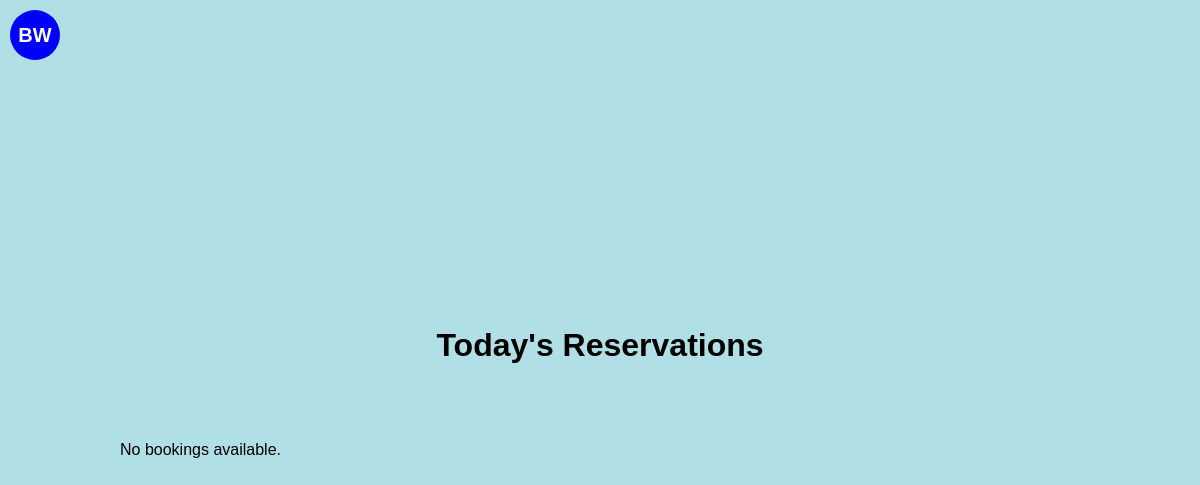
Before: / with the older database file.
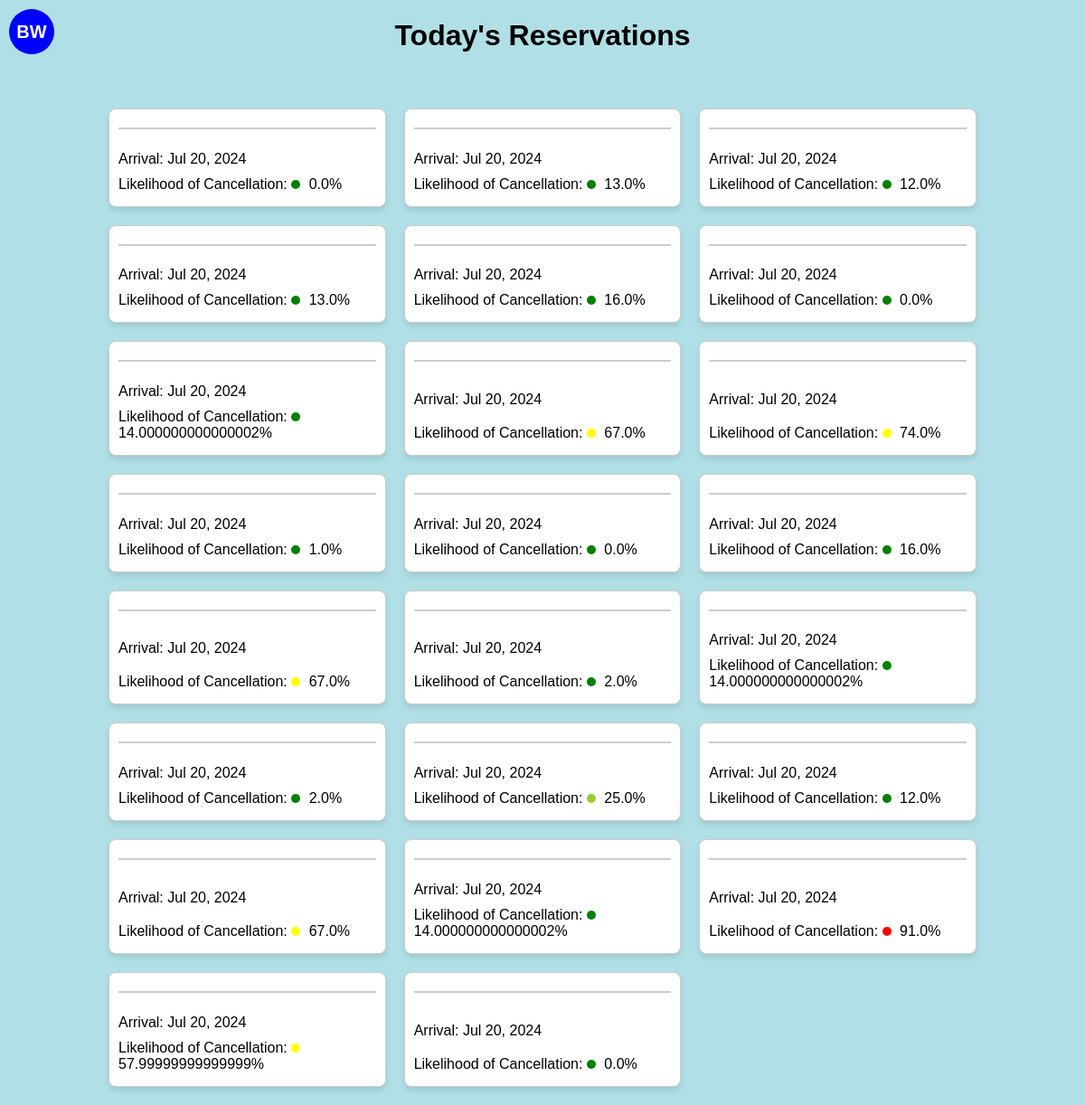
After: the same page with the newer database file.
### cancellationPredictor/models.py (models this page shows, shortened)
class Booking(models.Model):
    month_of_booking = models.IntegerField()
    day_of_booking = models.IntegerField()
    weekday_of_booking = models.IntegerField()
    month_of_arrival = models.IntegerField()
    day_of_arrival = models.IntegerField()
    weekday_of_arrival = models.IntegerField()
    num_of_nights = models.IntegerField()
    is_repeated_guest = models.BooleanField()
    previous_stays = models.IntegerField()
    previous_cancellations = models.IntegerField()
    booking_to_arrival_duration = models.IntegerField()
    rate = models.DecimalField(max_digits=10, decimal_places=2)  # Assuming 'Rate' needs to handle decimals
    override = models.DecimalField(max_digits=10, decimal_places=2)  # Assuming 'Override' is a monetary value
    probability = models.DecimalField(max_digits=10, decimal_places=6)  # Storing probabilities with precision
    prediction = models.BooleanField()  # Assuming prediction is a binary outcome (True/False)
    guest_name = models.TextField()  # Adjust max_length as needed
    date_booking_made = models.DateField()
    scheduled_arrival = models.DateField()

### cancellationPredictor/views.py (the view)
# urls.py: path('', BookingListView.as_view(), name='booking-list'),
class BookingListView(ListView):
    model = Booking
    template_name = 'cancellationPredictor/booking_list.html'
    context_object_name = 'bookings'
    def get_queryset(self):
        today = timezone.localdate()
        today_arrivals = Booking.objects.filter(scheduled_arrival=today)
        fake = Faker()  # Create a Faker generator instance
        for booking in today_arrivals:
            booking.guest_name = fake.name()
        return today_arrivals

### cancellationPredictor/templatetags/custom_filters.py (called while the page is built)
@register.filter(name='multiply')
def multiply(value, arg):
    try:
        return float(value) * float(arg)
    except (ValueError, TypeError):
        return ''  # You might choose to handle the error differently.

### templates/cancellationPredictor/booking_list.html (shortened to what this page needs)
{% load custom_filters %}
<!DOCTYPE html>
<html>
<head>
</head>
<body>
    <div id="logo">BW</div>
    <h1>Today's Reservations</h1>
    <div class="grid-container">
        {% for booking in bookings %}
        <div class="card">
            <h3>{{ booking.guest_name }}</h3>
            <p>Arrival: {{ booking.scheduled_arrival|date:"M d, Y" }}</p>
            <p>Likelihood of Cancellation:
                <span class="probability-circle" style="background-color:
                    {% if booking.probability|multiply:100 < 25 %}
                        green
                    {% elif booking.probability|multiply:100 < 50 %}
                        yellowgreen
                    {% elif booking.probability|multiply:100 < 75 %}
                        yellow
                    {% else %}
                        red
                    {% endif %};
                "></span>
                {{ booking.probability|floatformat:2|multiply:100 }}%
            </p>
        </div>
        {% empty %}
        <p>No bookings available.</p>
        {% endfor %}
    </div>
</body>
</html>

### templates/cancellationPredictor/booking_list.html (style rules this page uses)
body { display: flex; flex-direction: column; align-items: center; justify-content: center; min-height: 100vh; margin: 0; font-family: Arial, sans-serif; background-color: #B0E0E6; }
#logo { position: absolute; top: 10px; left: 10px; width: 50px; height: 50px; background-color: #0000FF; border-radius: 50%; display: flex; justify-content: center; align-items: center; color: white; font-weight: bold; font-size: 20px; }
.grid-container { display: grid; grid-template-columns: repeat(auto-fill, minmax(250px, 1fr)); grid-gap: 20px; padding: 20px; width: 80%; max-width: 1000px; margin-top: 20px; }
.card { background-color: #FFFFFF; border: 1px solid #ccc; border-radius: 8px; box-shadow: 0 4px 6px rgba(0,0,0,0.1); padding: 10px; display: flex; flex-direction: column; justify-content: space-between; }
.card h3 { margin-top: 0; color: #333; border-bottom: 2px solid #ccc; padding-bottom: 10px; }
.card p { margin: 5px 0; }
.probability-circle { height: 10px; width: 10px; border-radius: 50%; display: inline-block; margin-right: 5px; }

Changed rows visible on the page:
now on this page (row edited): Booking: scheduled_arrival "Jul 20, 2024", probability|multiply "0.0"
added Booking: scheduled_arrival "Jul 20, 2024", probability|multiply "13.0"
added Booking: scheduled_arrival "Jul 20, 2024", probability|multiply "12.0"
added Booking: scheduled_arrival "Jul 20, 2024", probability|multiply "13.0"
added Booking: scheduled_arrival "Jul 20, 2024", probability|multiply "16.0"
added Booking: scheduled_arrival "Jul 20, 2024", probability|multiply "0.0"
added Booking: scheduled_arrival "Jul 20, 2024", probability|multiply "14.000000000000002"
added Booking: scheduled_arrival "Jul 20, 2024", probability|multiply "67.0"
added Booking: scheduled_arrival "Jul 20, 2024", probability|multiply "74.0"
added Booking: scheduled_arrival "Jul 20, 2024", probability|multiply "1.0"
added Booking: scheduled_arrival "Jul 20, 2024", probability|multiply "0.0"
added Booking: scheduled_arrival "Jul 20, 2024", probability|multiply "16.0"
added Booking: scheduled_arrival "Jul 20, 2024", probability|multiply "67.0"
added Booking: scheduled_arrival "Jul 20, 2024", probability|multiply "2.0"
added Booking: scheduled_arrival "Jul 20, 2024", probability|multiply "14.000000000000002"
added Booking: scheduled_arrival "Jul 20, 2024", probability|multiply "2.0"
added Booking: scheduled_arrival "Jul 20, 2024", probability|multiply "25.0"
added Booking: scheduled_arrival "Jul 20, 2024", probability|multiply "12.0"
added Booking: scheduled_arrival "Jul 20, 2024", probability|multiply "67.0"
added Booking: scheduled_arrival "Jul 20, 2024", probability|multiply "14.000000000000002"
added Booking: scheduled_arrival "Jul 20, 2024", probability|multiply "91.0"
added Booking: scheduled_arrival "Jul 20, 2024", probability|multiply "57.99999999999999"
added Booking: scheduled_arrival "Jul 20, 2024", probability|multiply "0.0"
Other visible differences:
text no longer shown: "No bookings available."
